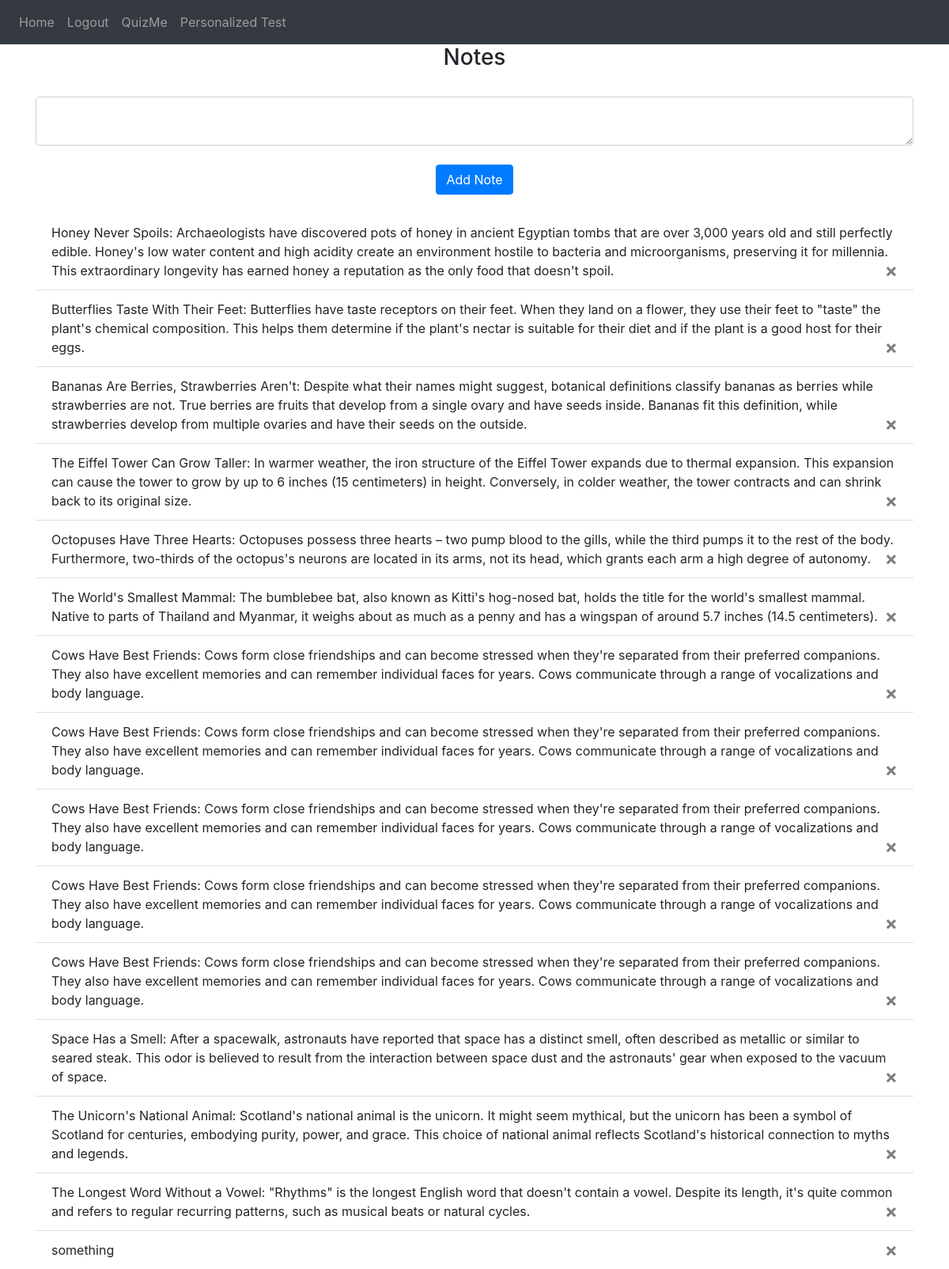
Screenshot of / (signed in) with the database file from the repository.
### website/models.py (models this page shows)
class Note(db.Model):
    id = db.Column(db.Integer, primary_key=True)
    data = db.Column(db.String(100000))
    date = db.Column(db.DateTime(timezone=True), default=func.now())
    user_id = db.Column(db.Integer, db.ForeignKey('user.id'))

### website/views.py (the view, shortened to what this page needs)
@views.route('/', methods=['GET', 'POST'])
@login_required
def home():
    return render_template("home.html", user=current_user)

### website/__init__.py (called while the page is built)
def create_app():
    app = Flask(__name__)
    app.config['SECRET_KEY'] = 'alemonk'
    app.config['SQLALCHEMY_DATABASE_URI'] = f'sqlite:///{DB_NAME}'
    db.init_app(app)
    from .views import views
    from .auth import auth
    from .questions import questions
    app.register_blueprint(views, url_prefix='/')
    app.register_blueprint(auth, url_prefix='/')
    app.register_blueprint(questions, url_prefix='/')
    from .models import User, Note
    with app.app_context():
        db.create_all()
    login_manager = LoginManager()
    login_manager.login_view = 'auth.login'
    login_manager.init_app(app)
    @login_manager.user_loader
    def load_user(id):
        return User.query.get(int(id))
    return app

### website/templates/home.html (shortened to what this page needs)
{% extends "base.html" %}
{% block content %}
<h3 align="center">Notes</h3>
<br />
<form method="POST">
    <textarea name="note" id="note" class="form-control"
    ></textarea>
    <br />
    <div align="center">
        <button type="submit" class="btn btn-primary">
        Add Note
        </button>
    </div>
</form>
<br />
<ul class="list-group list-group-flush" id="notes">
    {% for note in user.notes %}
    <li class="list-group-item">
        {{ note.data }}
        <button type="button" class="close" onclick="deleteNote({{ note.id }})">
            <span aria-hidden="true">&times;</span>
        </button>
    </li>
    {% endfor %}
</ul>
{% endblock %}

### website/templates/base.html (shortened to what this page needs)
<!DOCTYPE html>
<html lang="en">
    <head>
        <link
            rel="stylesheet"
            href="https://stackpath.bootstrapcdn.com/bootstrap/4.4.1/css/bootstrap.min.css"
        />
        <link
            rel="stylesheet"
            href="https://stackpath.bootstrapcdn.com/font-awesome/4.7.0/css/font-awesome.min.css"
        />
    </head>
    <body>
        <nav class="navbar navbar-expand-lg navbar-dark bg-dark">
            <div class="collapse navbar-collapse" id="navbar">
                <div class="navbar-nav">
                    {% if user.is_authenticated %}
                    <a class="nav-item nav-link" id="home" href="/">Home</a>
                    <a class="nav-item nav-link" id="logout" href="/logout">Logout</a>
                    <a class="nav-item nav-link" id="quiz_me" href="/quiz_me">QuizMe</a>
                    <a class="nav-item nav-link" id="personalized_test" href="/personalized_test">Personalized Test</a>
                    {% else %}
                    <a class="nav-item nav-link" id="login" href="/login">Login</a>
                    <a class="nav-item nav-link" id="signUp" href="/sign-up">Sign Up</a>
                    {% endif %}
                </div>
            </div>
        </nav>
        <div class="container">{% block content %} {% endblock %}</div>
    </body>
</html>

### rows the page displays
Note: data "Honey Never Spoils: Archaeologists have discovered pots of honey in ancient Egyptian tombs that are over 3,000 years old and still perfectly edible. Honey's low water content and high acidity create an environment hostile to bacteria and microorganisms, preserving it for millennia. This extraordinary longevity has earned honey a reputation as the only food that doesn't spoil."
Note: data "Butterflies Taste With Their Feet: Butterflies have taste receptors on their feet. When they land on a flower, they use their feet to \"taste\" the plant's chemical composition. This helps them determine if the plant's nectar is suitable for their diet and if the plant is a good host for their eggs."
Note: data "Bananas Are Berries, Strawberries Aren't: Despite what their names might suggest, botanical definitions classify bananas as berries while strawberries are not. True berries are fruits that develop from a single ovary and have seeds inside. Bananas fit this definition, while strawberries develop from multiple ovaries and have their seeds on the outside."
Note: data "The Eiffel Tower Can Grow Taller: In warmer weather, the iron structure of the Eiffel Tower expands due to thermal expansion. This expansion can cause the tower to grow by up to 6 inches (15 centimeters) in height. Conversely, in colder weather, the tower contracts and can shrink back to its original size."
Note: data "Octopuses Have Three Hearts: Octopuses possess three hearts – two pump blood to the gills, while the third pumps it to the rest of the body. Furthermore, two-thirds of the octopus's neurons are located in its arms, not its head, which grants each arm a high degree of autonomy."
Note: data "The World's Smallest Mammal: The bumblebee bat, also known as Kitti's hog-nosed bat, holds the title for the world's smallest mammal. Native to parts of Thailand and Myanmar, it weighs about as much as a penny and has a wingspan of around 5.7 inches (14.5 centimeters)."
Note: data "Cows Have Best Friends: Cows form close friendships and can become stressed when they're separated from their preferred companions. They also have excellent memories and can remember individual faces for years. Cows communicate through a range of vocalizations and body language."
Note: data "Cows Have Best Friends: Cows form close friendships and can become stressed when they're separated from their preferred companions. They also have excellent memories and can remember individual faces for years. Cows communicate through a range of vocalizations and body language."
Note: data "Cows Have Best Friends: Cows form close friendships and can become stressed when they're separated from their preferred companions. They also have excellent memories and can remember individual faces for years. Cows communicate through a range of vocalizations and body language."
Note: data "Cows Have Best Friends: Cows form close friendships and can become stressed when they're separated from their preferred companions. They also have excellent memories and can remember individual faces for years. Cows communicate through a range of vocalizations and body language."
Note: data "Cows Have Best Friends: Cows form close friendships and can become stressed when they're separated from their preferred companions. They also have excellent memories and can remember individual faces for years. Cows communicate through a range of vocalizations and body language."
Note: data "Space Has a Smell: After a spacewalk, astronauts have reported that space has a distinct smell, often described as metallic or similar to seared steak. This odor is believed to result from the interaction between space dust and the astronauts' gear when exposed to the vacuum of space."
Note: data "The Unicorn's National Animal: Scotland's national animal is the unicorn. It might seem mythical, but the unicorn has been a symbol of Scotland for centuries, embodying purity, power, and grace. This choice of national animal reflects Scotland's historical connection to myths and legends."
Note: data "The Longest Word Without a Vowel: \"Rhythms\" is the longest English word that doesn't contain a vowel. Despite its length, it's quite common and refers to regular recurring patterns, such as musical beats or natural cycles."
Note: data "something"
